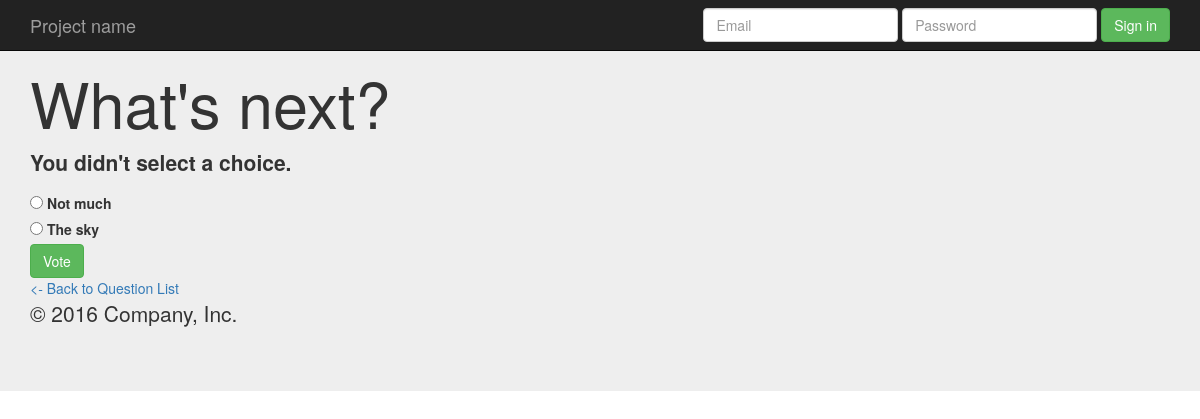
The page /polls/1/vote/ on the database its author committed.
### polls/models.py (models this page shows, shortened)
class Question(models.Model):
    question_text = models.CharField(max_length=200)
    pub_date = models.DateTimeField('date published')

class Choice(models.Model):
    question = models.ForeignKey(Question, on_delete=models.CASCADE)
    choice_text = models.CharField(max_length=200)
    votes = models.IntegerField(default=0)

### polls/views.py (the view)
# urls.py: url(r'^(?P<question_id>[0-9]+)/vote/$', views.vote_ver2_getrequest_from_detail_form, name='vote'),
def vote(request, question_id):
    question = get_object_or_404(Question, pk=question_id)
    try:
        selected_choice = question.choice_set.get(pk=request.POST['choice'])
    except (KeyError, Choice.DoesNotExist):
        return render(request, 'polls/detail.html', {
            'question': question,
            'error_message': "You didn't select a choice.",
        })
    else:
        selected_choice.votes += 1
        selected_choice.save()
        return HttpResponseRedirect(reverse('polls:results', args=(question.id,)))

### polls/templates/polls/detail.html (shortened to what this page needs)
{% extends 'polls/base.html' %}
    {% block main_content %}
      <h1>{{ question.question_text }}</h1>
      {% if error_message %}<p><strong>{{ error_message }}</strong></p>{% endif %}
      <form action="{% url 'polls:vote' question.id %}" method="post">
        {% for choice in question.choice_set.all %}
            <input type="radio" name="choice" id="choice{{ forloop.counter }}" value="{{ choice.id }}" />
            <label for="choice{{ forloop.counter }}">{{ choice.choice_text }}</label><br />
        {% endfor %}
      <input type="submit" class="btn btn-success" value="Vote" />
      </form>
      <a href="{% url 'polls:index' %}"> <- Back to Question List </a>
    {% endblock %}

### rows shown on the page
Question: question_text "What's next?"
Choice: choice_text "Not much"
Choice: choice_text "The sky"

### other values the page prints
{{ error_message }} "You didn't select a choice."
